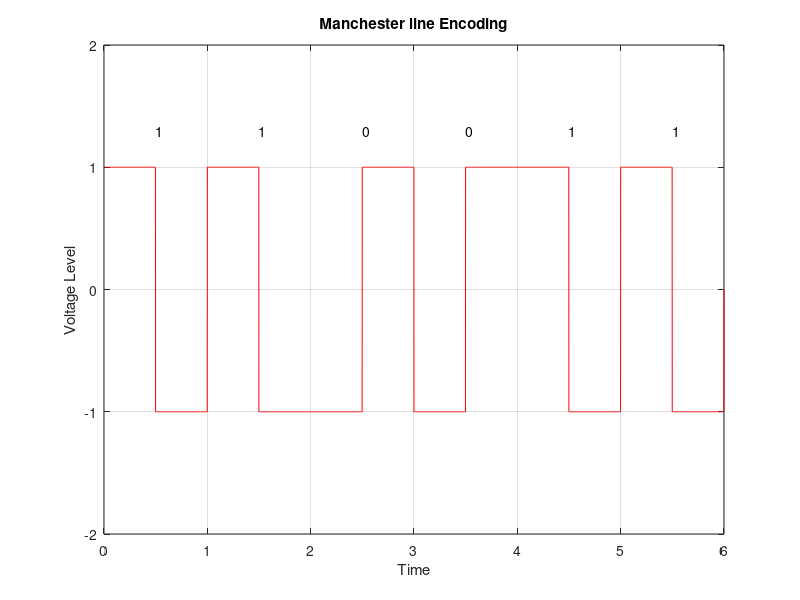

The MATLAB source for this figure:
clc
clear
close all

%bits = input('prompt');
bits = [1 1 0 0 1 1];
bitrate = 1;
n = 1000;
L=length(bits);
T = L/bitrate;
N = n*L;
dt = T/N;
t = 0:dt:T;
x = zeros(1,length(t));
for i=1:L
  if bits(i)==1
    x((i-1)*n+1:(i-1)*n+n/2) = 1;
    x((i-1)*n+n/2:i*n) = -1;
  else
    x((i-1)*n+1:(i-1)*n+n/2) = -1;
    x((i-1)*n+n/2:i*n) = 1;
  end
end
plot(t, x, 'r');
axis([0 t(end) -2 2]);
xlabel('Time')
ylabel('Voltage Level');
title('Manchester line Encoding')
grid on;

for i=0 :length(bits)-1
    txt = num2str(bits(i+1));
    text(i+.5, 1.3, txt);
end

counter = 0;
for i = 1:length(t)
  if t(i)>counter
    counter = counter + 1;
    if x(i)>0
      result(counter) = x(i);
    else result(counter) = 0;
    end
  end
end
disp('Manchester Decoding:');
disp(result);